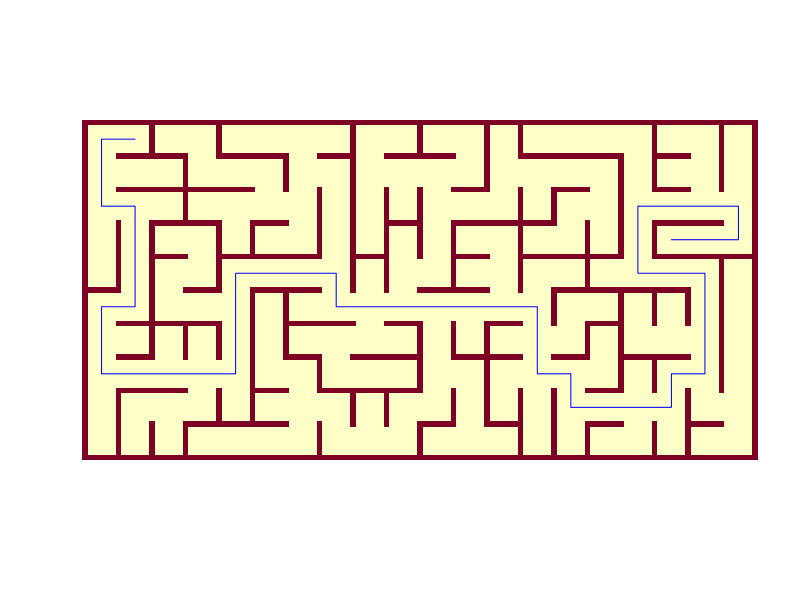

Generate this figure with R:
library(igraph)

n.row <- 10
n.col <- 20

from.1 <- from.2 <- to.1 <- to.2 <- seq_len(n.row*n.col)
from.1 <- head(from.1, -n.row)
to.1 <- tail(to.1, -n.row)
from.2 <- from.2[(from.2 %% n.row) != 0]
to.2 <- to.2[(to.2 %% n.row) !=1]


m1 <- graph_from_data_frame(
  data.frame(from=c(from.1, from.2), to=c(to.1, to.2),
             weight = runif(length(from.1)+length(from.2))),
  directed=FALSE
)

m2 <- mst(m1)

m3 <- matrix(0, nrow=n.row*2+1, ncol=n.col*2+1)
m3[as.matrix(expand.grid(2*seq_len(n.row), 2*seq_len(n.col)))] <- 1

tmp <- as_data_frame(m2, what='edges')
tmp$from <- as.numeric(tmp$from)
tmp$to <- as.numeric(tmp$to)
tmp2 <- matrix(nrow=n.row, ncol=n.col)
tmp3 <- row(tmp2)[tmp$from] + row(tmp2)[tmp$to]
tmp4 <- col(tmp2)[tmp$from] + col(tmp2)[tmp$to]

m3[cbind(tmp3,tmp4)] <- 1

x <- seq(0, 2*n.col+1) + c(1/3, -1/3)
y <- seq(0, 2*n.row+1) + c(1/3, -1/3)

image(z=t(1-m3), asp=1, axes=FALSE, 
      x=x, y=y,
      xlab='', ylab='')

edge_attr(m2, 'weight') <- 1
dia <- get_diameter(m2)
lines(
  col(tmp2)[dia]*2-1/2,
  row(tmp2)[dia]*2-1/2,
  col='blue'
)
